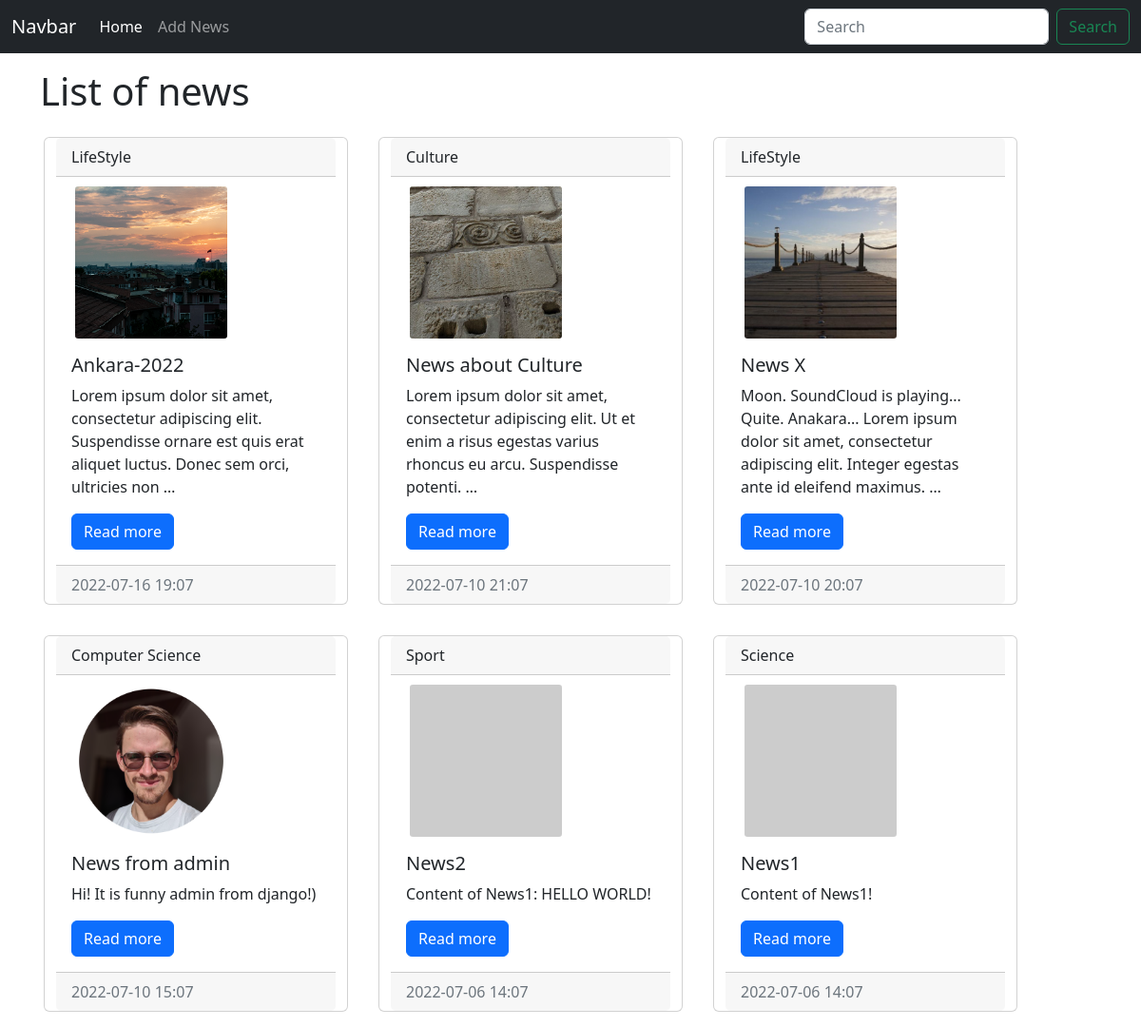
The app's page /, older data.
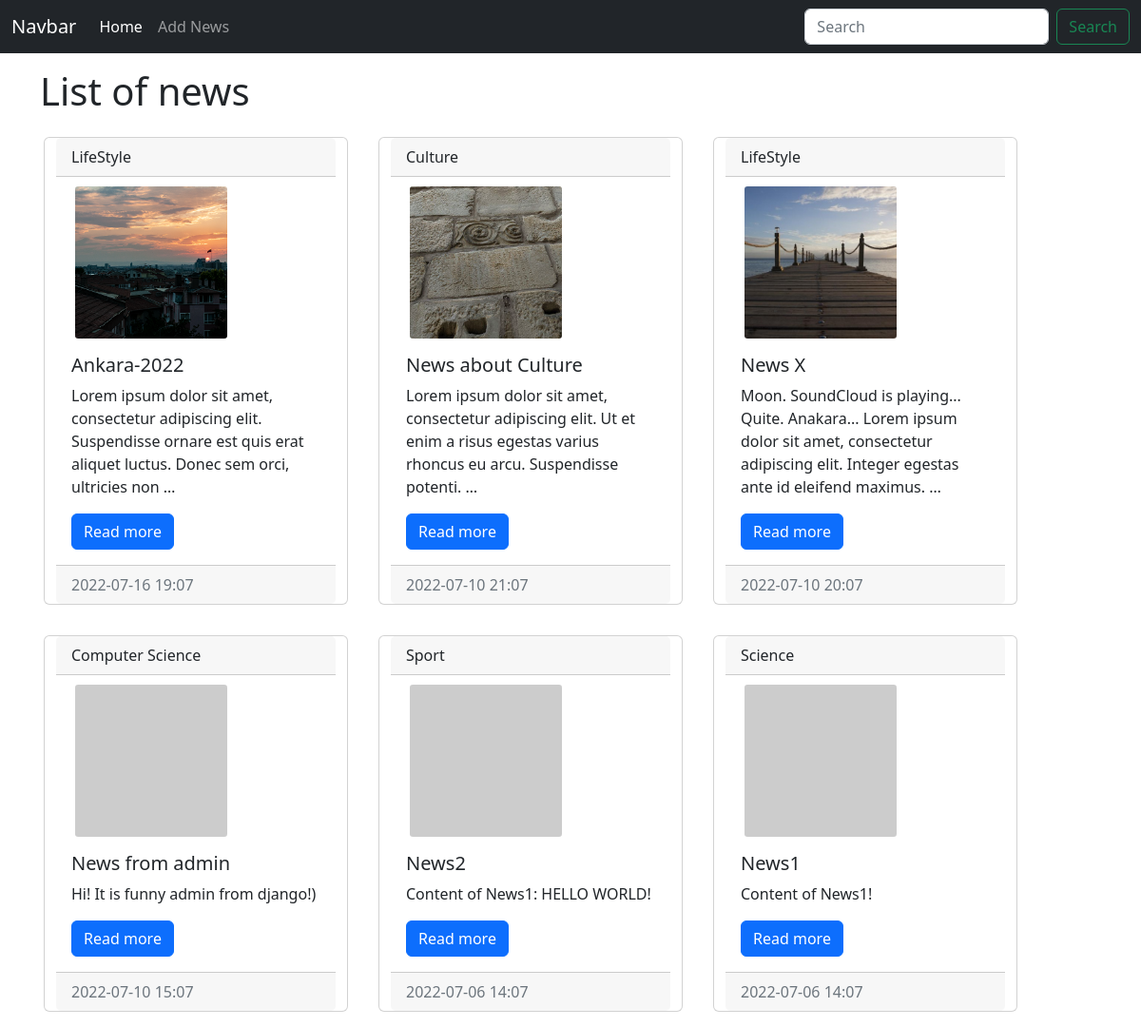
The same page, newer data.
### news/models.py (models this page shows, shortened)
class News(models.Model):
    title = models.CharField(max_length=150)
    content = models.TextField(blank=True)
    created_at = models.DateTimeField(auto_now_add=True)
    updated_at = models.DateTimeField(auto_now=True)
    photo = models.ImageField(upload_to='photos/%Y/%m/%d/', blank=True)
    is_published = models.BooleanField(default=True)
    category = models.ForeignKey('Category', on_delete=models.PROTECT, null=True)
    class Meta:
        verbose_name = 'News'
        verbose_name_plural = 'News'
        ordering = ['-created_at']

class Category(models.Model):
    title = models.CharField(max_length=150, db_index=True, verbose_name="Name of category")
    def __str__(self):
        return self.title
    class Meta:
        verbose_name = 'Category'
        verbose_name_plural = 'Category'
        ordering = ['title']

### news/views.py (the view)
# urls.py: path('', index, name='home'),
def index(request):
    news = News.objects.all()
    res = '<h1>List of news:</h1>'
    categories = Category.objects.all()
    context = {
        'news': news,
        'title': 'List of news',
        'categories':categories,
    }
    return render(request, 'news/index.html', context)

### news/templates/news/index.html (shortened to what this page needs)
<!DOCTYPE html>
<html lang="en">
  <head>
    <link href="https://cdn.jsdelivr.net/npm/bootstrap@5.2.0-beta1/dist/css/bootstrap.min.css" rel="stylesheet" />
  </head>
  <body>
    <nav class="navbar navbar-expand-lg navbar-dark bg-dark">
      <div class="container-fluid">
        <a class="navbar-brand" href="/">Navbar</a>
        <div class="collapse navbar-collapse" id="navbarSupportedContent">
          <ul class="navbar-nav me-auto mb-2 mb-lg-0">
            <li class="nav-item">
              <a class="nav-link active" aria-current="page" href="/">Home</a>
            </li>
            <li class="nav-item">
              <a class="nav-link" href="/admin">Add News</a>
            </li>
          </ul>
          <form class="d-flex" role="search">
            <input class="form-control me-2" type="search" placeholder="Search" aria-label="Search" />
            <button class="btn btn-outline-success" type="submit">Search</button>
          </form>
        </div>
      </div>
    </nav>
    <div class="container mt-3">
      <h1>{{ title }}</h1>
      <div class="row">
        {% for item in news %}
          <div class="card m-3" style="width:20em;">
            <div class="card-header">{{ item.category }}</div>
            {% if item.photo%}
            <img src="{{item.photo.url}}" class="card-img-top" alt="#" style="width: 10em;height: 10em; margin:10px 0 0 20px; border-radius: 2%;" />
            {% else %}
            <img src="https://picsum.photos/200/300" class="card-img-top" alt="#" style="width: 10em;height: 10em; margin:10px 0 0 20px; border-radius: 2%;"/>
            {% endif %}
            <div class="card-body">
              <h5 class="card-title">{{ item.title }}</h5>
              <p class="card-text">{{ item.content|safe|linebreaksbr|truncatewords:20 }}</p>
              <a href="#" class="btn btn-primary">Read more</a>
            </div>
            <div class="card-footer text-muted">{{ item.created_at|date:'Y-m-d H:m' }}</div>
          </div>
        {% endfor %}
      </div>
    </div>
  </body>
</html>

Row changes from the older to the newer data that the page shows:
changed News "News from admin": photo: picture removed
